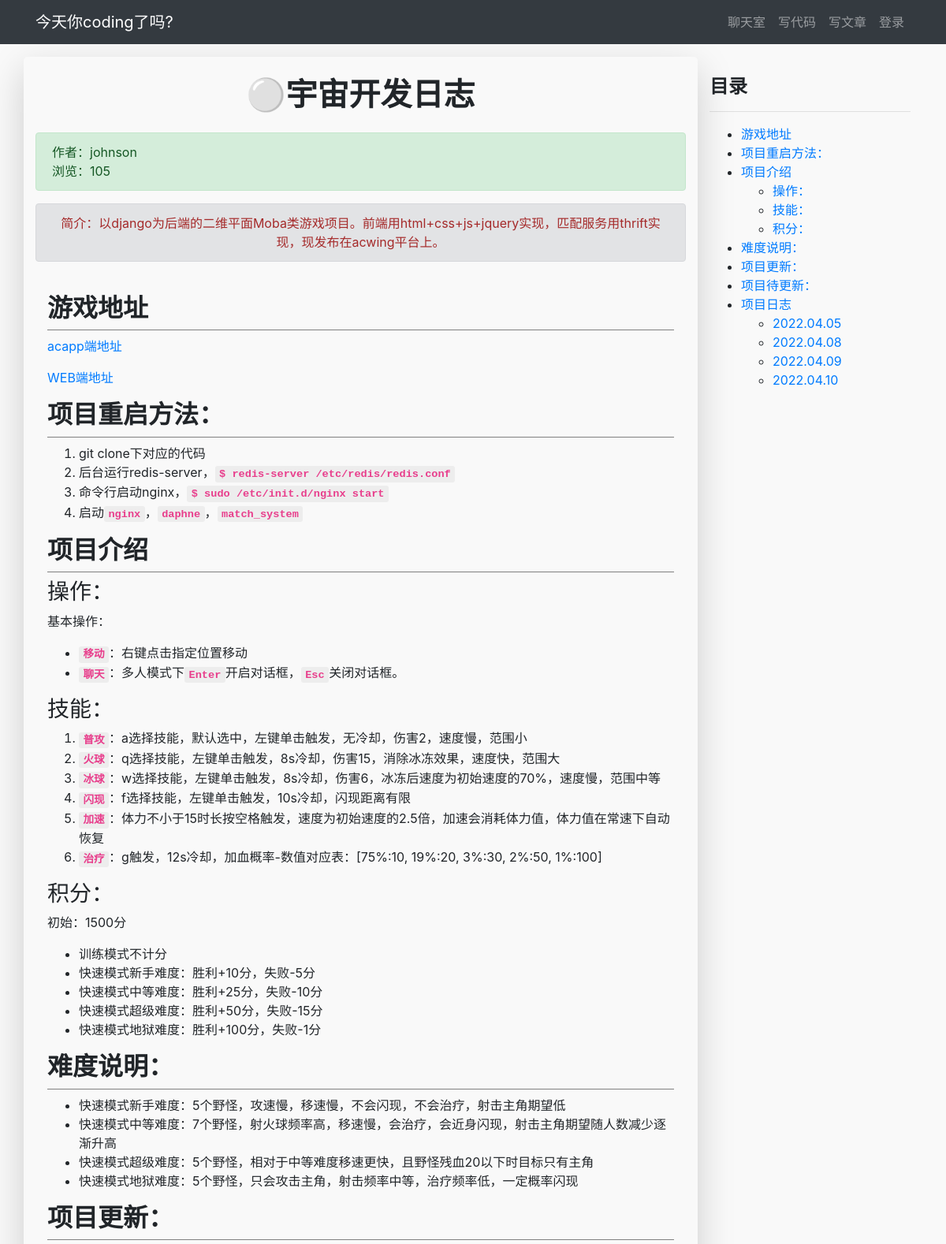
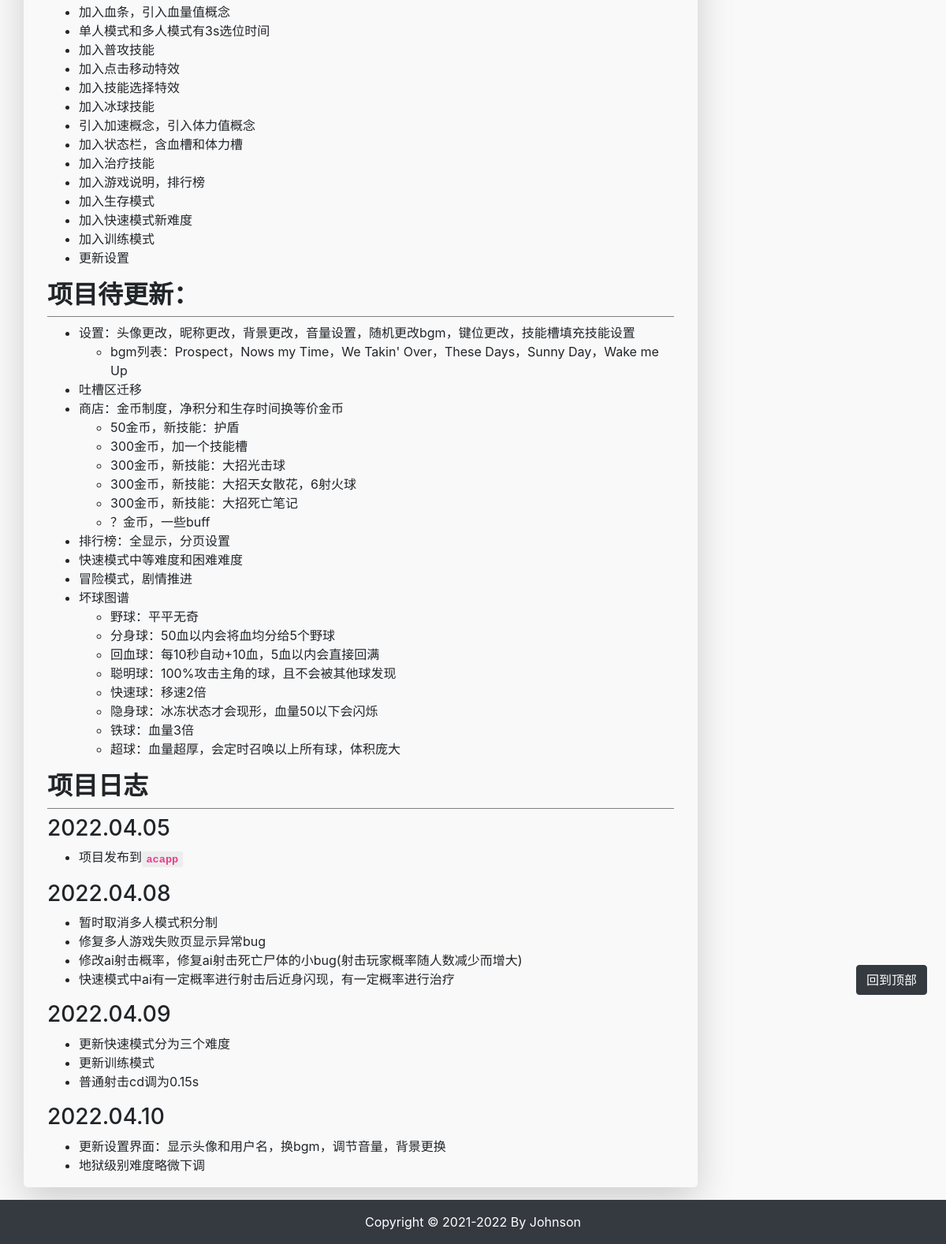
The app's page /article/article-detail/23/ with its own data (2 pictures, top to bottom).
### article/models.py (models this page shows, shortened)
class ArticlePost(models.Model):
    author = models.ForeignKey(User, on_delete=models.CASCADE)
    title = models.CharField(max_length=100)
    introduction = models.CharField(max_length=100, default="这是一篇文章..")
    body = models.TextField()
    created = models.DateTimeField(default=timezone.now)
    updated = models.DateTimeField(auto_now=True)
    total_views = models.PositiveIntegerField(default=0)
    class Meta:
        ordering = ('-created', )

### article/views.py (the view)
# urls.py: path('article-detail/<int:id>/', views.article_detail, name='article_detail'),
def article_detail(request, id):
    article = ArticlePost.objects.get(id=id)
    article.total_views += 1
    article.save(update_fields=['total_views'])
    md = markdown.Markdown(
            extensions=[
                'markdown.extensions.extra',
                'markdown.extensions.codehilite',
                'markdown.extensions.toc', # 目录扩展
            ]
    )
    article.body = md.convert(article.body)
    context = {'article':article, 'toc': md.toc}
    return render(request, 'article/detail.html', context)

### templates/article/detail.html (shortened to what this page needs)
{% extends "base.html" %}
{% load static %}
{% block content %}
<div class="container">
    <div class="row">
        <div class="col-9 shadow-lg" style="border-radius:5px;">
            <h1 class="mt-4 mb-4" align="center"><strong>{{ article.title }}</strong></h1>
            <div class="alert alert-success">
                <div>
                    作者：{{ article.author }}
                </div>
                <div>
                    浏览：{{ article.total_views }}
                </div>
            </div>
            <div class="alert alert-secondary">
                <div id="articleintroduction">简介：{{ article.introduction }}</div>
            </div>
            <br>
            <div class="col-12">
                <div id="articlecontent">{{ article.body|safe}}</div>
            </div>
        </div>
        <div class="col-3 mt-4">
            <h4><strong>目录</strong></h4>
            <hr>
            <div>{{ toc|safe }}</div>
        </div>
    </div>
</div>
<button id="returnTop" class="btn btn-dark" style="position:fixed; right:2%; bottom:10%;">回到顶部</button>
{% endblock content %}

### static/css/style.css (style rules this page uses)
body { font-family: -apple-system,BlinkMacSystemFont,"Segoe UI",Helvetica,Arial,sans-serif,"Apple Color Emoji","Segoe UI Emoji","Segoe UI Symbol"; font-size: 16px; line-height: 1.5; word-wrap: break-word; background: #F9F9F9; }
#articlecontent code { font-weight: bold; }
code:not([class]) { padding: 0.2em 0.4em; margin: 0; font-size: 85%; background-color: rgba(27,31,35,0.05); border-radius: 3px; }
#articlecontent > h2 { border-bottom: 1.5px solid grey; padding-bottom: 8px; font-weight: bold; }
#articleintroduction { text-align: center; color: brown; }

### records on screen
ArticlePost: title "⚪宇宙开发日志", author "johnson", total_views "105", introduction "以django为后端的二维平面Moba类游戏项目。前端用html+css+js+jquery实现，匹配服务用thrift实现，现发布在acwing平台上。", body "游戏地址 acapp端地址 WEB端地址 项目重启方法： git clone下对应的代码 后台运行redis-server， $ redis-server /etc/redis/redis.conf 命令行启动nginx， $ sudo /etc/init.d/nginx start 启动 nginx ， daphne ， match_system 项目介绍 操作： 基本操作： 移动 ：右键点击指定位置移动 聊天 ：多人模式下 Enter 开启对话框， Esc 关闭对话框。 技能： 普攻 ：a选择技能，默认选中，左键单击触发，无冷却，伤害2，速度慢，范围小 火球 ：q选择技能，左键单击触发，8s冷却，伤害15，消除冰冻效果，速度快，范围大 冰球 ：w选择技能，左键单击触发，8s冷却，伤害6，冰冻后速度为初始速度的70%，速度慢，范围中等 闪现 ：f选择技能，左键单击触发，10s冷却，闪现距离有限 加速 ：体力不小于15时长按空格触发，速度为初始速度的2.5倍，加速会消耗体力值，体力值在常速下自动恢复 治疗 ：g触发，12s冷却，加血概率-数值对应表：[75%:10, 19%:20, 3%:30, 2%:50, 1%:100] 积分： 初始：1500分 训练模式不计分 快速模式新手难度：胜利+10分，失败-5分 快速模式中等难度：胜利+25分，失败-10分 快速模式超级难度：胜利+50分，失败-15分 快速模式地狱难度：胜利+100分，失败-1分 难度说明： 快速模式新手难度：5个野怪，攻速慢，移速慢，不会闪现，不会治疗，射击主角期望低…"

### other values on screen
{{ toc|safe }} "游戏地址 项目重启方法： 项目介绍 操作： 技能： 积分： 难度说明： 项目更新： 项目待更新： 项目日志 2022.04.05 2022.04.08 2022.04.09 2022.04.10"
